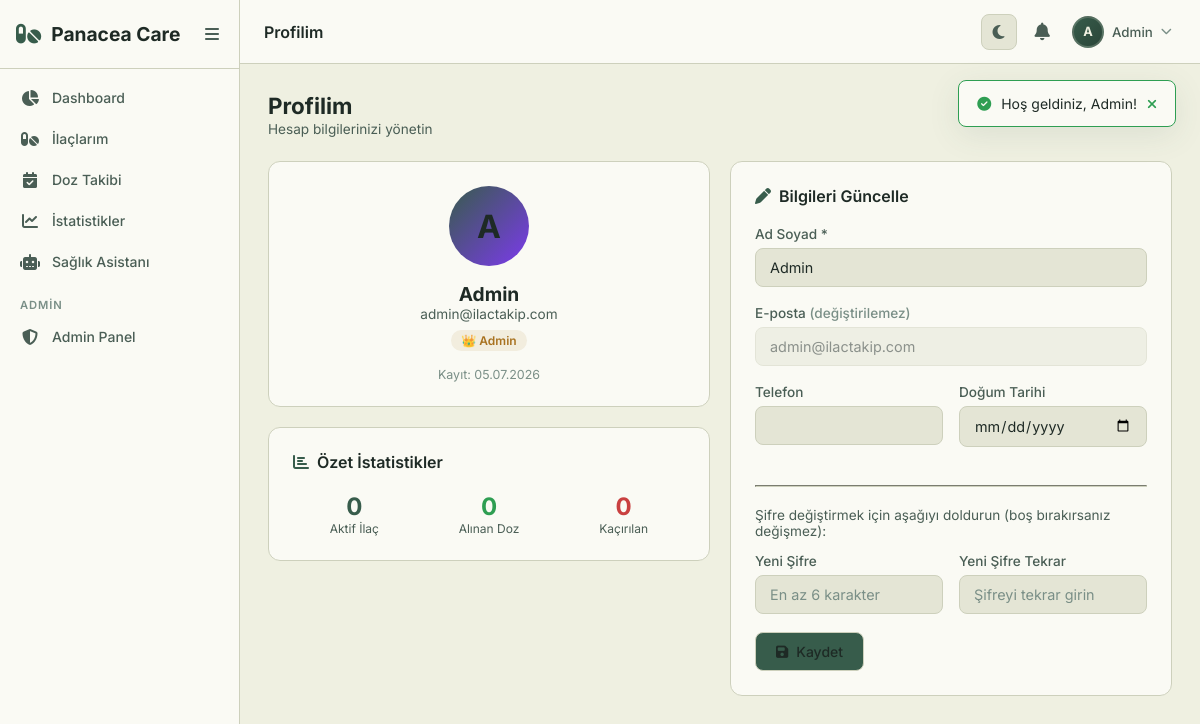
The app's page /profile.php (signed in) with its own data.
### tables this page shows
CREATE TABLE IF NOT EXISTS users (
    id INT AUTO_INCREMENT PRIMARY KEY,
    name VARCHAR(100) NOT NULL,
    email VARCHAR(150) UNIQUE NOT NULL,
    password VARCHAR(255) NOT NULL,
    role ENUM('user', 'admin') DEFAULT 'user',
    avatar VARCHAR(255) DEFAULT NULL,
    phone VARCHAR(20) DEFAULT NULL,
    birth_date DATE DEFAULT NULL,
    created_at TIMESTAMP DEFAULT CURRENT_TIMESTAMP,
    updated_at TIMESTAMP DEFAULT CURRENT_TIMESTAMP ON UPDATE CURRENT_TIMESTAMP
);

### includes/auth.php (called while the page is built, shortened)
<?php
require_once __DIR__ . '/db.php';
function isLoggedIn() {
    return isset($_SESSION['user_id']) && !empty($_SESSION['user_id']);
}
function isAdmin() {
    return isset($_SESSION['role']) && $_SESSION['role'] === 'admin';
}
function e($str) {
    return htmlspecialchars($str ?? '', ENT_QUOTES, 'UTF-8');
}
function getFlash() {
    if (isset($_SESSION['flash'])) {
        $flash = $_SESSION['flash'];
        return $flash;
    }
    return null;
}
function getCurrentUser() {
    global $pdo;
    $stmt = $pdo->prepare("SELECT * FROM users WHERE id = ?");
    $stmt->execute([$_SESSION['user_id']]);
    return $stmt->fetch();
}

### includes/db.php (called while the page is built, shortened)
<?php
function formatDate($date) {
    return date('d.m.Y', strtotime($date));
}

### profile.php (the view, shortened to what this page needs)
<?php
require_once __DIR__ . '/includes/auth.php';
$userId = $_SESSION['user_id'];
$user   = getCurrentUser();
$medCount = $pdo->prepare("SELECT COUNT(*) FROM medications WHERE user_id=? AND active=1"); $medCount->execute([$userId]); $medCount=$medCount->fetchColumn();
$takenCount=$pdo->prepare("SELECT COUNT(*) FROM dose_logs WHERE user_id=? AND status='taken'"); $takenCount->execute([$userId]); $takenCount=$takenCount->fetchColumn();
$missedCount=$pdo->prepare("SELECT COUNT(*) FROM dose_logs WHERE user_id=? AND status='missed'"); $missedCount->execute([$userId]); $missedCount=$missedCount->fetchColumn();
$pageTitle = 'Profilim';
include __DIR__ . '/includes/header.php';
?>
<div class="page-header"><div><h1>Profilim</h1><p>Hesap bilgilerinizi yönetin</p></div></div>
<div class="grid-2">
<div>
  <div class="card" style="margin-bottom:20px;text-align:center;">
    <div style="width:80px;height:80px;border-radius:50%;background:linear-gradient(135deg,var(--primary),#7c3aed);display:flex;align-items:center;justify-content:center;font-size:2rem;font-weight:700;margin:0 auto 16px;">
      <?=strtoupper(substr($user['name'],0,1))?>
    </div>
    <h2 style="font-size:1.2rem;"><?=e($user['name'])?></h2>
    <p style="color:var(--text2);font-size:.85rem;"><?=e($user['email'])?></p>
    <span class="pill <?=$user['role']==='admin'?'pill-warning':'pill-info'?>" style="margin-top:8px;"><?=$user['role']==='admin'?'👑 Admin':'👤 Kullanıcı'?></span>
    <div style="margin-top:16px;font-size:.78rem;color:var(--text3);">Kayıt: <?=formatDate($user['created_at'])?></div>
  </div>
  <div class="card">
    <div class="card-header"><div class="card-title"><i class="fas fa-chart-bar"></i> Özet İstatistikler</div></div>
    <div style="display:grid;grid-template-columns:1fr 1fr 1fr;gap:12px;text-align:center;">
      <div><div style="font-size:1.5rem;font-weight:700;color:var(--primary);"><?=$medCount?></div><div style="font-size:.75rem;color:var(--text2);">Aktif İlaç</div></div>
      <div><div style="font-size:1.5rem;font-weight:700;color:var(--success);"><?=$takenCount?></div><div style="font-size:.75rem;color:var(--text2);">Alınan Doz</div></div>
      <div><div style="font-size:1.5rem;font-weight:700;color:var(--danger);"><?=$missedCount?></div><div style="font-size:.75rem;color:var(--text2);">Kaçırılan</div></div>
    </div>
  </div>
</div>
<div class="card">
  <div class="card-header"><div class="card-title"><i class="fas fa-pen"></i> Bilgileri Güncelle</div></div>
  <form method="post">
    <div class="form-group">
      <label class="form-label">Ad Soyad *</label>
      <input type="text" name="name" class="form-control" value="<?=e($user['name'])?>" required>
    </div>
    <div class="form-group">
      <label class="form-label">E-posta <span style="color:var(--text3)">(değiştirilemez)</span></label>
      <input type="email" class="form-control" value="<?=e($user['email'])?>" disabled style="opacity:.5;">
    </div>
    <div class="form-row">
      <div class="form-group">
        <label class="form-label">Telefon</label>
        <input type="tel" name="phone" class="form-control" value="<?=e($user['phone']??'')?>">
      </div>
      <div class="form-group">
        <label class="form-label">Doğum Tarihi</label>
        <input type="date" name="birth_date" class="form-control" value="<?=e($user['birth_date']??'')?>">
      </div>
    </div>
    <hr style="border-color:var(--border);margin:20px 0;">
    <p style="font-size:.85rem;color:var(--text2);margin-bottom:14px;">Şifre değiştirmek için aşağıyı doldurun (boş bırakırsanız değişmez):</p>
    <div class="form-row">
      <div class="form-group">
        <label class="form-label">Yeni Şifre</label>
        <input type="password" name="new_password" class="form-control" placeholder="En az 6 karakter">
      </div>
      <div class="form-group">
        <label class="form-label">Yeni Şifre Tekrar</label>
        <input type="password" name="new_password2" class="form-control" placeholder="Şifreyi tekrar girin">
      </div>
    </div>
    <button type="submit" class="btn btn-primary"><i class="fas fa-save"></i> Kaydet</button>
  </form>
</div>
</div>
<?php include __DIR__ . '/includes/footer.php'; ?>

### includes/header.php (shortened to what this page needs)
<?php
require_once __DIR__ . '/auth.php';
$flash = getFlash();
$currentUser = isLoggedIn() ? getCurrentUser() : null;
?>
<!DOCTYPE html>
<html lang="tr">
<head>
    <link rel="stylesheet" href="https://cdnjs.cloudflare.com/ajax/libs/font-awesome/6.5.0/css/all.min.css">
    <link rel="stylesheet" href="<?= SITE_URL ?>/assets/css/style.css">
</head>
<body>
<?php if (isLoggedIn()): ?>
<nav class="sidebar" id="sidebar">
    <div class="sidebar-header">
        <div class="logo">
            <i class="fas fa-pills"></i>
            <span>Panacea Care</span>
        </div>
        <button class="sidebar-toggle" id="sidebarToggle">
            <i class="fas fa-bars"></i>
        </button>
    </div>
    <ul class="nav-menu">
        <li class="nav-item">
            <a href="<?= SITE_URL ?>/dashboard.php" class="nav-link <?= basename($_SERVER['PHP_SELF']) === 'dashboard.php' ? 'active' : '' ?>">
                <i class="fas fa-chart-pie"></i>
                <span>Dashboard</span>
            </a>
        </li>
        <li class="nav-item">
            <a href="<?= SITE_URL ?>/medications.php" class="nav-link <?= in_array(basename($_SERVER['PHP_SELF']), ['medications.php', 'add_medication.php', 'edit_medication.php']) ? 'active' : '' ?>">
                <i class="fas fa-pills"></i>
                <span>İlaçlarım</span>
            </a>
        </li>
        <li class="nav-item">
            <a href="<?= SITE_URL ?>/dose_log.php" class="nav-link <?= basename($_SERVER['PHP_SELF']) === 'dose_log.php' ? 'active' : '' ?>">
                <i class="fas fa-calendar-check"></i>
                <span>Doz Takibi</span>
            </a>
        </li>
        <li class="nav-item">
            <a href="<?= SITE_URL ?>/statistics.php" class="nav-link <?= basename($_SERVER['PHP_SELF']) === 'statistics.php' ? 'active' : '' ?>">
                <i class="fas fa-chart-line"></i>
                <span>İstatistikler</span>
            </a>
        </li>
        <li class="nav-item">
            <a href="<?= SITE_URL ?>/chatbot.php" class="nav-link <?= basename($_SERVER['PHP_SELF']) === 'chatbot.php' ? 'active' : '' ?>">
                <i class="fas fa-robot"></i>
                <span>Sağlık Asistanı</span>
            </a>
        </li>
        <?php if (isAdmin()): ?>
        <li class="nav-separator"><span>Admin</span></li>
        <li class="nav-item">
            <a href="<?= SITE_URL ?>/admin/index.php" class="nav-link <?= strpos($_SERVER['PHP_SELF'], '/admin/') !== false ? 'active' : '' ?>">
                <i class="fas fa-shield-halved"></i>
                <span>Admin Panel</span>
            </a>
        </li>
        <?php endif; ?>
    </ul>
</nav>
<header class="topbar">
    <div class="topbar-title"><?= isset($pageTitle) ? e($pageTitle) : 'Dashboard' ?></div>
    <div class="topbar-actions">
        <button class="theme-toggle" id="themeToggle" title="Tema değiştir">
            <i class="fas fa-moon" id="themeIcon"></i>
        </button>
        <div class="notif-wrapper">
            <button class="notif-btn" id="notifBtn" title="Bildirimler">
                <i class="fas fa-bell"></i>
            </button>
        </div>
        <div class="user-wrapper" style="position:relative;">
            <button class="topbar-user-btn" id="userBtn" style="background:none;border:none;cursor:pointer;display:flex;align-items:center;gap:8px;padding:4px;border-radius:8px;transition:var(--transition);">
                <div class="user-avatar-sm" style="width:32px;height:32px;border-radius:50%;background:linear-gradient(135deg, var(--primary), var(--primary-dark));color:#EFF0E1;display:flex;align-items:center;justify-content:center;font-weight:700;font-size:0.8rem;border:2px solid rgba(239,240,225,0.2);">
                    <?= strtoupper(substr($currentUser['name'], 0, 1)) ?>
                </div>
                <span class="topbar-user" style="font-weight:500;color:var(--text2);"><?= e(explode(' ', $currentUser['name'])[0]) ?></span>
                <i class="fas fa-chevron-down" style="font-size:0.7rem;color:var(--text3);"></i>
            </button>
        </div>
    </div>
</header>
<main class="main-content" id="mainContent">
<?php endif; ?>
<?php if ($flash): ?>
<div class="flash-message flash-<?= e($flash['type']) ?>" id="flashMessage">
    <i class="fas fa-<?= $flash['type'] === 'success' ? 'check-circle' : ($flash['type'] === 'error' ? 'exclamation-circle' : 'info-circle') ?>"></i>
    <?= e($flash['message']) ?>
    <button onclick="this.parentElement.remove()"><i class="fas fa-times"></i></button>
</div>
<?php endif; ?>

### records on screen
users: name "A", name "Admin", email "admin@ilactakip.com", created_at "05.07.2026"

### other values on screen
$pageTitle "Profilim"
$flash['message'] "Hoş geldiniz, Admin!"
$medCount "0"
$takenCount "0"
$missedCount "0"
